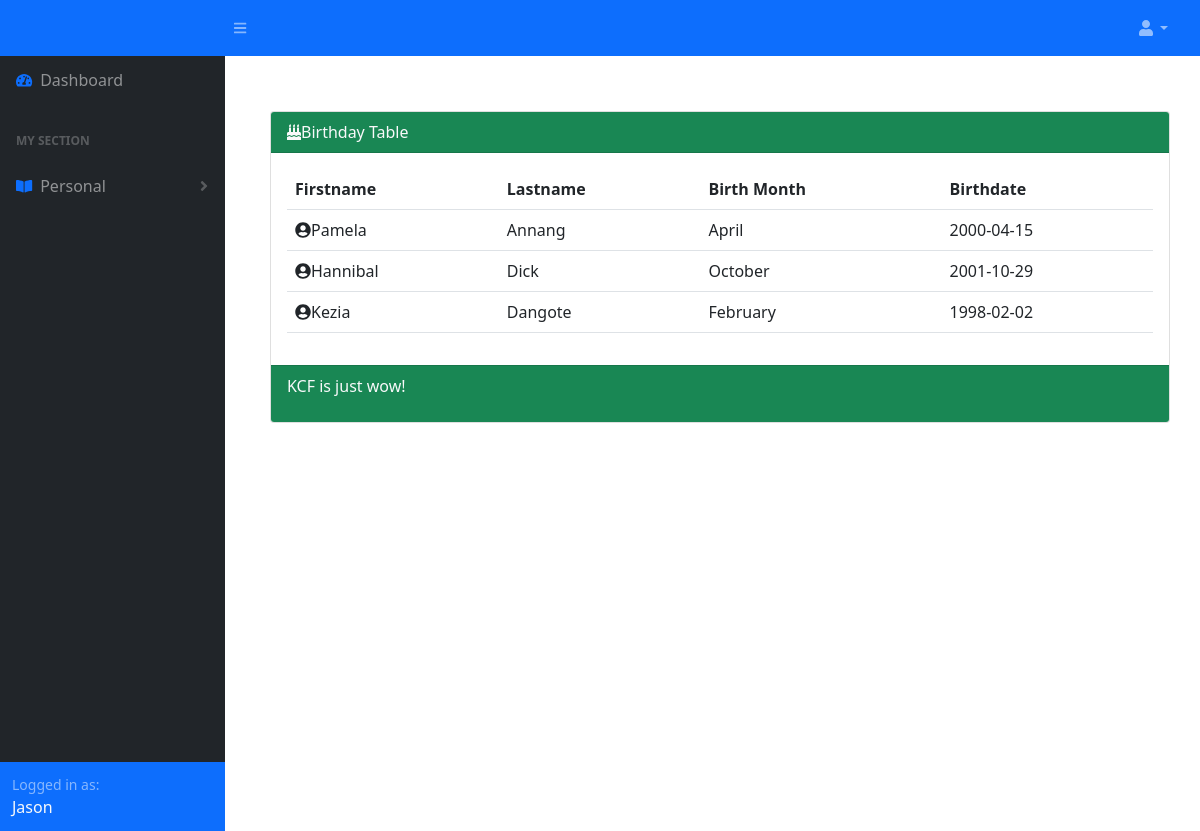
Screenshot of /FRONTEND/VIEW/KCF/birthdays.php (signed in) with the database file from the repository.
### tables this page shows
CREATE TABLE `members` (
  `member_id` int(11) NOT NULL,
  `fname` varchar(30) DEFAULT NULL,
  `lname` varchar(30) DEFAULT NULL,
  `dobmonth` varchar(20) DEFAULT NULL,
  `dob` date DEFAULT NULL,
  `email` longtext DEFAULT NULL,
  `phone_number` varchar(20) DEFAULT NULL,
  `fellowship_id` int(11) DEFAULT NULL
);

### FRONTEND/VIEW/KCF/birthdays.php (the view, shortened to what this page needs)
<?php
include('../../../BACKEND/CONNECTIONS/database_connection.php');
include('sidenav.php');
?>
<!DOCTYPE html>
<html lang="en">
<head>
    <link rel="stylesheet" href="https://cdn.jsdelivr.net/npm/bootstrap@5.1.3/dist/css/bootstrap.min.css">
     <link href="https://cdn.jsdelivr.net/npm/simple-datatables@latest/dist/style.css" rel="stylesheet" />
     <link rel="stylesheet" href="https://cdnjs.cloudflare.com/ajax/libs/font-awesome/4.7.0/css/font-awesome.min.css">
</head>
<body>
<div class="card w-75" style="margin-top: -720px; margin-left:270px">
  <div class="card-header text-light bg-success">
  <span><i class="fa fa-birthday-cake"></i>Birthday Table</span>
  </div>
  <div class="card-body">
      <?php
                            $query="SELECT fname, lname,dobmonth, dob FROM members WHERE fellowship_id=111";
                           if($runQuery=mysqli_query($connection,$query)){
                            if(mysqli_num_rows($runQuery)>0)
                            {
                                    echo "<table class='table'>";
                                    echo "<tr>";
                                    echo "<th>Firstname</th>";
                                    echo "<th>Lastname</th>";
                                    echo "<th>Birth Month</th>";
                                    echo "<th>Birthdate</th>";
                                    echo "</tr>";
                                while($row=mysqli_fetch_array($runQuery)){
                                    echo "<tr>";
                                    echo "<td><i class='fas fa-user-circle'></i>".$row['fname']. "</td>";
                                    echo "<td>".$row['lname']. "</td>";
                                    echo "<td>".$row['dobmonth']. "</td>";
                                    echo "<td>" .$row['dob'].  "</td>";
                                }
                                echo "</table>";
                                }else{
                                    echo "No records found";
                                }
                                }
                            ?>
  </div>
  <div class="card-footer text-light bg-success">
      <p>KCF is just wow!</p>
  </div>
</div>
</body>
</html>

### rows the page displays
members: fname "Pamela", lname "Annang", dobmonth "April", dob "2000-04-15"
members: fname "Hannibal", lname "Dick", dobmonth "October", dob "2001-10-29"
members: fname "Kezia", lname "Dangote", dobmonth "February", dob "1998-02-02"

### other values shown
$firstname=$_SESSION['auth_user']['fname'] "Jason"
